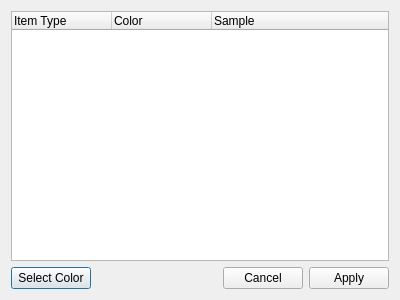
<?xml version="1.0" encoding="UTF-8"?>
<ui version="4.0">
 <class>ColorDialog</class>
 <widget class="QDialog" name="ColorDialog">
  <property name="geometry">
   <rect>
    <x>0</x>
    <y>0</y>
    <width>400</width>
    <height>300</height>
   </rect>
  </property>
  <property name="windowTitle">
   <string>Customize Colors</string>
  </property>
  <layout class="QVBoxLayout" name="verticalLayout">
   <item>
    <widget class="QTreeWidget" name="treeWidget">
     <attribute name="headerDefaultSectionSize">
      <number>100</number>
     </attribute>
     <column>
      <property name="text">
       <string>Item Type</string>
      </property>
     </column>
     <column>
      <property name="text">
       <string>Color</string>
      </property>
     </column>
     <column>
      <property name="text">
       <string>Sample</string>
      </property>
     </column>
    </widget>
   </item>
   <item>
    <layout class="QHBoxLayout" name="horizontalLayout">
     <item>
      <widget class="QPushButton" name="push_getcolor">
       <property name="text">
        <string>Select Color</string>
       </property>
      </widget>
     </item>
     <item>
      <spacer name="horizontalSpacer">
       <property name="orientation">
        <enum>Qt::Horizontal</enum>
       </property>
       <property name="sizeHint" stdset="0">
        <size>
         <width>40</width>
         <height>20</height>
        </size>
       </property>
      </spacer>
     </item>
     <item>
      <widget class="QPushButton" name="push_cancel">
       <property name="text">
        <string>Cancel</string>
       </property>
      </widget>
     </item>
     <item>
      <widget class="QPushButton" name="push_apply">
       <property name="text">
        <string>Apply</string>
       </property>
      </widget>
     </item>
    </layout>
   </item>
  </layout>
 </widget>
 <resources/>
 <connections/>
</ui>
